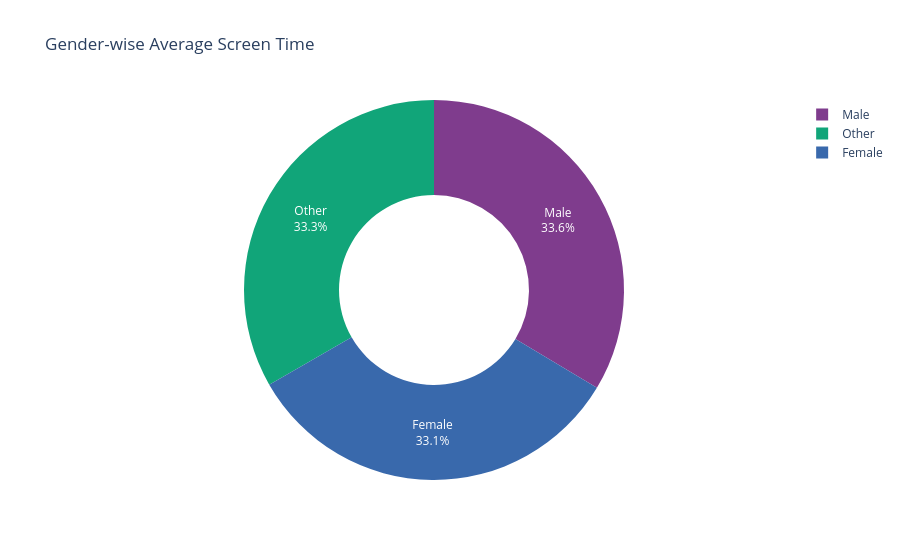

Notebook code cell kept with this figure:
### Code cell
# Visualisation of gender wise average screen time analysis
gender_screen = df.groupby("gender")["daily_screen_time_hours"].mean().reset_index()
fig = px.pie(
    gender_screen,
    names="gender",
    values="daily_screen_time_hours",
    title="Gender-wise Average Screen Time",
    hole=0.5,   # makes it a donut chart
    color_discrete_sequence=px.colors.qualitative.Bold
)

fig.update_traces(textinfo="percent+label")
fig.update_traces(
    hovertemplate="<b>%{label}</b><br>Value: %{value}<br>Percentage: %{percent}"
)
fig.show()

### Figure 1 — Plotly figure (JSON) as saved in the notebook; plotly's stock layout.template omitted (floating-point values rounded to 4 significant figures)
{"data": [{"domain": {"x": [0, 1], "y": [0, 1]}, "hole": 0.5, "hovertemplate": "<b>%{label}</b><br>Value: %{value}<br>Percentage: %{percent}", "labels": ["Female", "Male", "Other"], "legendgroup": "", "name": "", "showlegend": true, "textinfo": "percent+label", "type": "pie", "values": [7.446, 7.56, 7.491]}], "layout": {"legend": {"tracegroupgap": 0}, "piecolorway": ["rgb(127, 60, 141)", "rgb(17, 165, 121)", "rgb(57, 105, 172)", "rgb(242, 183, 1)", "rgb(231, 63, 116)", "rgb(128, 186, 90)", "rgb(230, 131, 16)", "rgb(0, 134, 149)", "rgb(207, 28, 144)", "rgb(249, 123, 114)", "rgb(165, 170, 153)"], "title": {"text": "Gender-wise Average Screen Time"}}}
